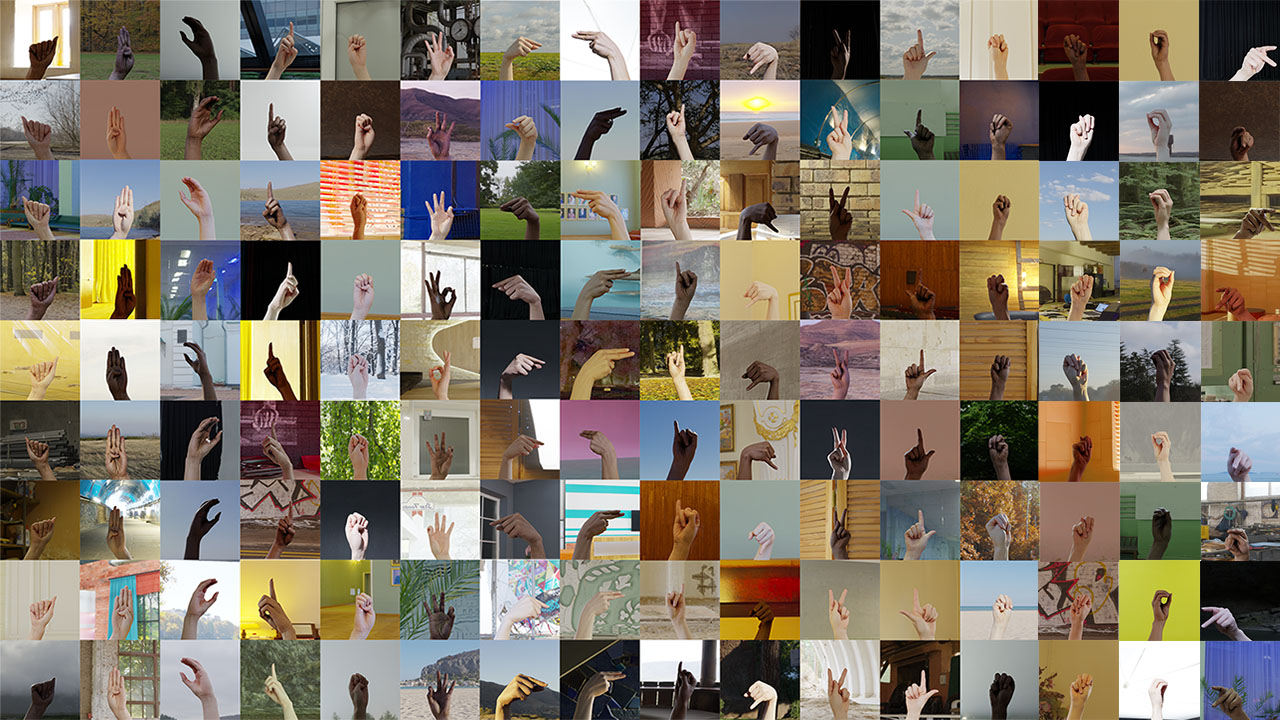
#> input picture alphabet.jpg, 1280 x 720 px
$ python -i image_processing.py   (imports and definitions only)
#> lines starting #> are read from the running program, lines starting #| are printed output that depends on the picture; after the words box and inside, x2 and y2 are one past the last pixel; in counts of white or black regions, pixels touching at a corner belong together
import numpy as np
import cv2

minValue = 70


def func(path):
#> called with path = 'alphabet.jpg'
    frame = cv2.imread(path)
#> frame is the input picture: shape (720, 1280, 3); mean B, G, R 106.6, 120.7, 129.1

    gray = cv2.cvtColor(frame, cv2.COLOR_BGR2GRAY)
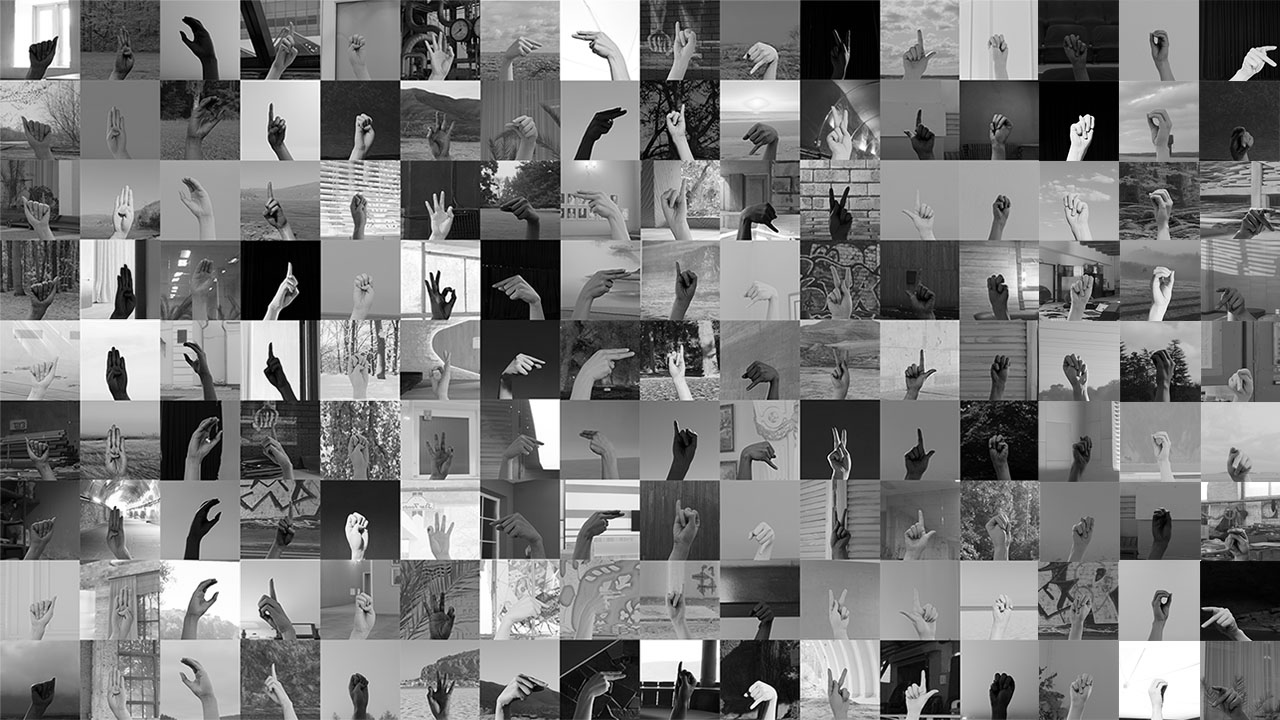
#> gray: shape (720, 1280); min 0, max 255, mean 121.6
    blur = cv2.GaussianBlur(gray, (5, 5), 2)

    th3 = cv2.adaptiveThreshold(
        blur, 255, cv2.ADAPTIVE_THRESH_GAUSSIAN_C, cv2.THRESH_BINARY_INV, 11, 2
    )
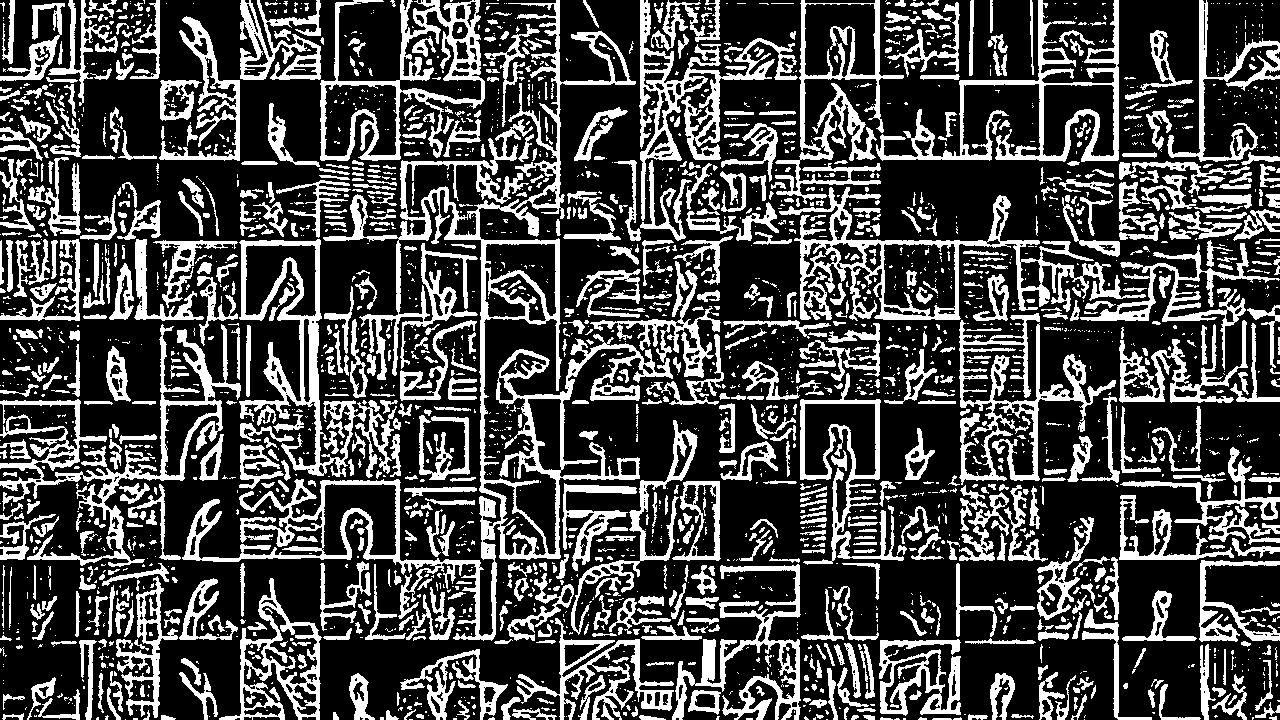
#> th3: shape (720, 1280); 28.5% white; 2750 white regions (1830 under 20 px), largest, box (x1, y1, x2, y2) and area: (182, 0, 673, 641) 29154, (779, 187, 1146, 321) 8548, (0, 324, 241, 567) 8171
    ret, res = cv2.threshold(
        th3, minValue, 255, cv2.THRESH_BINARY_INV + cv2.THRESH_OTSU
    )
#> ret = 0
    return res

>>> result = func('alphabet.jpg')
